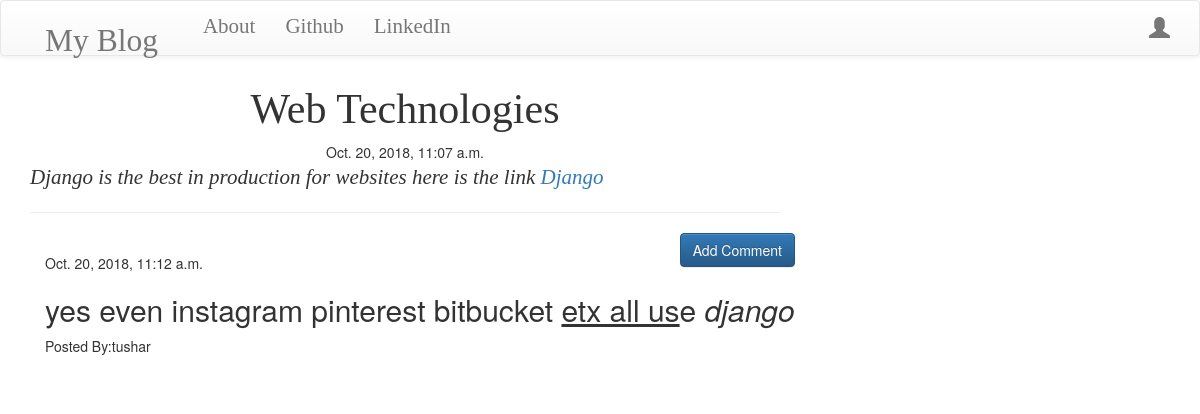
The app's page /post/2/ with its own data.
### blog/models.py (models this page shows, shortened)
class Post(models.Model):
    author=models.ForeignKey('auth.User')
    title=models.CharField(max_length=200)
    text=models.TextField()
    create_date=models.DateTimeField(default=timezone.now)
    published_date=models.DateTimeField(blank=True,null=True)

class Comment(models.Model):
    post=models.ForeignKey('Post',related_name='comments')
    author=models.CharField(max_length=200)
    text=models.TextField()
    create_date=models.DateTimeField(default=timezone.now)
    approved_comments=models.BooleanField(default=False)

### blog/views.py (the view)
# urls.py: url(r'^post/(?P<pk>\d+)/$',views.PostDetailView.as_view(),name="post_detail"),
class PostDetailView(DetailView):
    model=Post

### blog/templates/blog/post_detail.html (shortened to what this page needs)
{% extends 'blog/base.html' %}
{% block content %}
<h1 class="posttitle loader">{{ post.title }}</h1>
 {% if post.published_date %}
    <div class="date postdate">
      {{ post.published_date }}
    </div>
 {% else %}
 <a href="{% url 'post_publish' pk=post.pk %}">Publish</a>
 {% endif %}
 <div class="postcontent">{{ post.text|safe|linebreaksbr }}
 </div>
<hr>
<a class="btn btn-primary btn-comment" href="{% url 'add_comment_to_post' pk=post.pk %}">Add Comment</a>
<div class="container">
{% for comments in post.comments.all %}
<br>
    {% if user.is_authenticated or comments.approved_comments %}
  {{ comments.create_date }}
<p>{{ comments.text|safe|linebreaksbr }}</p>
<p>Posted By:{{ comments.author }}</p>
{% endif %}
{% empty %}
<p>No Comments</p>
{% endfor %}
</div>
{% endblock %}

### blog/templates/blog/base.html (shortened to what this page needs)
<!DOCTYPE html>
{% load staticfiles %}
<html lang="en" dir="ltr">
  <head>
    <link rel="stylesheet" href="https://maxcdn.bootstrapcdn.com/bootstrap/3.3.7/css/bootstrap.min.css">
    <link rel="stylesheet" href="https://maxcdn.bootstrapcdn.com/bootstrap/3.3.7/css/bootstrap-theme.min.css">
    <link rel="stylesheet" href="//cdn.jsdelivr.net/medium-editor/latest/css/medium-editor.min.css" type="text/css" media="screen" charset="utf-8">
    <link rel="stylesheet" href="{% static 'css/blog.css' %}">
    <link rel="stylesheet" media="screen" href="https://fontlibrary.org/face/grundschrift" type="text/css"/>
    <link rel="stylesheet" media="screen" href="https://fontlibrary.org/face/unique" type="text/css"/>
  </head>
  <body class='loader'>
    <nav class='navbar navbar-default techfont custom-navbar'>
      <div class="container">
        <ul class="nav navbar-nav">
          <li class="navbar-brand bigbrang"> <a href="{% url 'post_list' %}"> My Blog </a> </li>
          <li class="navbar-link"> <a href="{% url 'about' %}"> About </a> </li>
          <li class="navbar-link"> <a href="https://www.github.com">Github</a> </li>
          <li class="navbar-link"> <a href="https://www.linkedin.com">LinkedIn</a> </li>
        </ul>
        <ul class='nav navbar-nav navbar-right'>
          {% if user.is_authenticated %}
          <li> <a href="{% url 'post_new' %}">New Post</a> </li>
          <li> <a href="{% url 'post_draft_list' %}">Drafts</a> </li>
          <li> <a href="{% url 'logout' %}">Logout</a> </li>
          <li> <a> Welcome:{{ user.username }} </a> </li>
          {% else %}
          <li> <a href="{% url 'login' %}"> <span class='glyphicon glyphicon-user'></span> </a> </li>
          {% endif %}
        </ul>
      </div>
    </nav>
<div class="content container">
 <div class="row">
   <div class="col-md-8">
     <div class="blog_posts">
      {% block content %}
      {% endblock %}
     </div>
   </div>
 </div>
</div>
  </body>
</html>

### blog/static/css/blog.css (style rules this page uses)
.loader { filter:hue-rotate(0deg); color:linear-gradient(45deg,#0f8,#08f); animation:hue 10000ms infinite linear; }
.techfont { font-family: 'grundschrift','unique'; font-size:1.5em; margin-bottom:10px; }
.bigbrang { font-size: 1.5em; }
.postdate { text-align: center; }
.posttitle { font-family: 'grundschrift','unique'; font-size:3em; text-align: center; }
.postcontent { font-family: 'unique'; font-size:1.5em; }
.btn-comment { position:absolute; right:0px; }

### records on screen
Post: title "Web Technologies", published_date "Oct. 20, 2018, 11:07 a.m.", text "Django is the best in production for websites here is the link Django"
Comment: create_date "Oct. 20, 2018, 11:12 a.m.", text "yes even instagram pinterest bitbucket etx all us e django", author "tushar"
